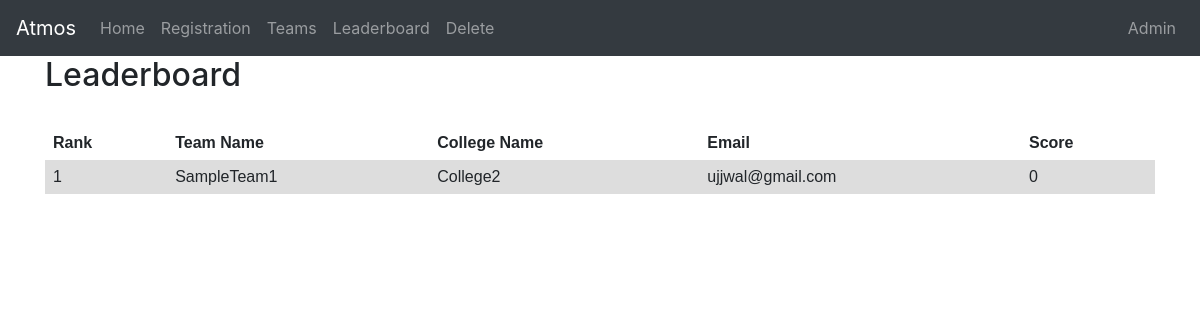
The app's page /leaderboard/, older data.
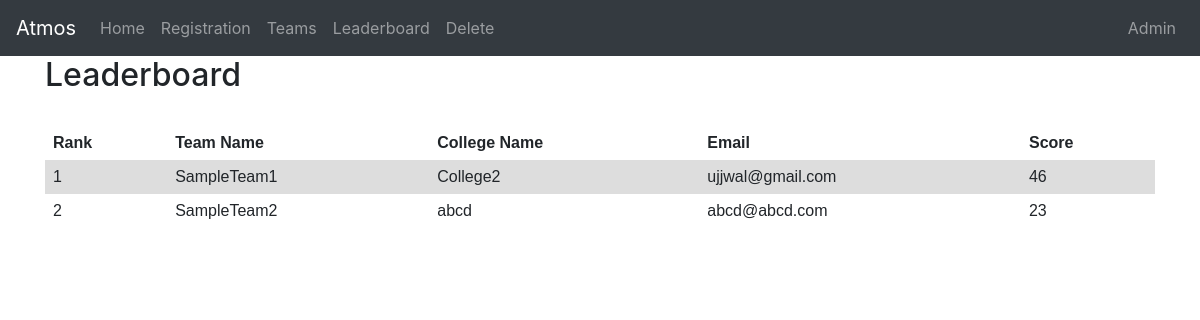
The same page, newer data.
### portal/models.py (models this page shows, shortened)
class Team(models.Model):
    final_score = models.IntegerField(default=0)
    score1 = models.IntegerField(default=0)
    score2 = models.IntegerField(default=0)
    score3 = models.IntegerField(default=0)
    round1_done = models.BooleanField(default=False)
    round2_done = models.BooleanField(default=False)
    team_name = models.CharField(max_length=100, unique=True)
    college_name = models.CharField(max_length=100)
    email = models.EmailField()

### portal/views.py (the view)
# urls.py: path('leaderboard/', views.leaderboard, name='leaderboard'),
def leaderboard(request):
    teams = Team.objects.order_by('-final_score')
    return render(
        request,
        'leaderboard.html',
        context={'teams': teams}
    )

### portal/templates/leaderboard.html (shortened to what this page needs)
{% extends "base.html" %}
{% block content %}
<div class="container">
<h2>Leaderboard</h2>
<br>
<table>
	<tr>
		<th><b>Rank</b></th>
		<th>Team Name</th>
		<th>College Name</th>
		<th>Email</th>
		<th>Score</th>
	</tr>
{% for team in teams %}
	<tr>
		<td>{{ forloop.counter }}</td>
		<td>{{team.team_name}}</td>
		<td>{{team.college_name}}</td>
		<td>{{team.email}}</td>
		<td>{{team.final_score}}</td>
	</tr>
{% endfor %}
</table>
</div>
{% endblock %}

Row changes from the older to the newer data that the page shows:
changed Team "SampleTeam1": final_score "0" → "46"
added Team: team_name "SampleTeam2", college_name "abcd", email "abcd@abcd.com", final_score "23"
